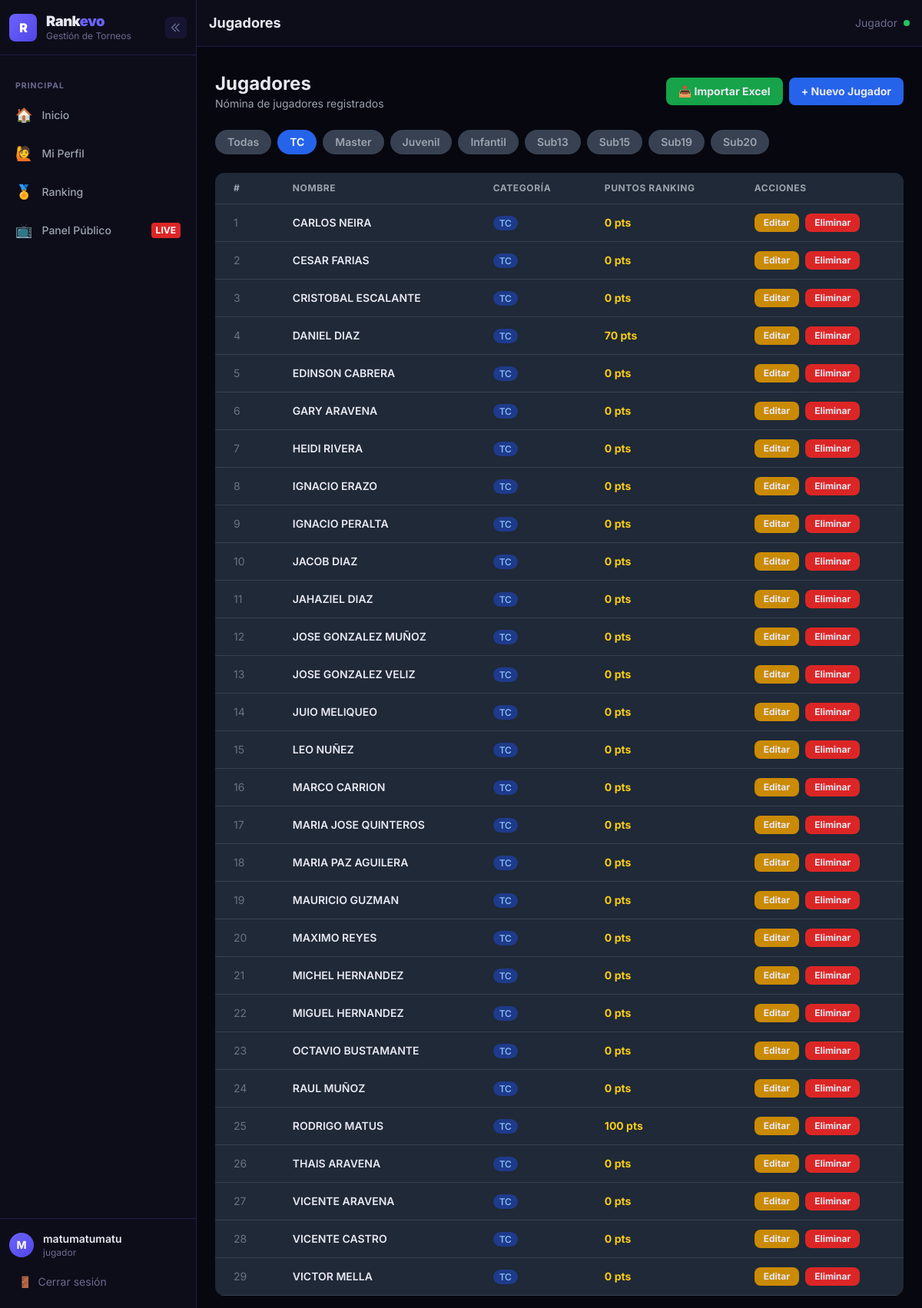
Screenshot of /jugadores?categoria=TC (signed in) with the database file from the repository.
### app/models.py (models this page shows, shortened)
class Usuario(UserMixin, db.Model):
    id = db.Column(db.Integer, primary_key=True)
    username = db.Column(db.String(50), unique=True, nullable=False)
    password = db.Column(db.String(200), nullable=False)
    email = db.Column(db.String(120), unique=True, nullable=True)
    rol = db.Column(db.String(20), default='jugador')
    activo = db.Column(db.Boolean, default=False)
    aprobado = db.Column(db.Boolean, default=False)
    email_verificado = db.Column(db.Boolean, default=False)
    token_verificacion = db.Column(db.String(100), nullable=True)
    jugador_id = db.Column(db.Integer, db.ForeignKey('jugador.id'), nullable=True)
    creado = db.Column(db.DateTime, default=datetime.utcnow)
    jugador = db.relationship('Jugador', backref='usuario', foreign_keys=[jugador_id])

class Jugador(db.Model):
    id = db.Column(db.Integer, primary_key=True)
    nombre = db.Column(db.String(200), nullable=False)
    categoria = db.Column(db.String(20), nullable=False)
    club = db.Column(db.String(100), nullable=True)
    activo = db.Column(db.Boolean, default=True)
    puntos_ranking = db.Column(db.Integer, default=0)
    creado = db.Column(db.DateTime, default=datetime.utcnow)

### app/routes.py (the view)
@main.route('/jugadores')
@login_required
def jugadores():
    categoria = request.args.get('categoria', 'todas')
    if categoria == 'todas':
        todos = Jugador.query.filter_by(activo=True).order_by(Jugador.nombre).all()
        agrupados = {}
        for j in todos:
            if j.nombre not in agrupados:
                agrupados[j.nombre] = {'jugador': j, 'categorias': []}
            agrupados[j.nombre]['categorias'].append(j.categoria)
        lista = list(agrupados.values())
        return render_template('jugadores/lista.html', jugadores=lista, categorias=CATEGORIAS,
                               categoria_actual=categoria, agrupado=True)
    else:
        lista = Jugador.query.filter_by(activo=True, categoria=categoria).order_by(Jugador.nombre).all()
        return render_template('jugadores/lista.html', jugadores=lista, categorias=CATEGORIAS,
                               categoria_actual=categoria, agrupado=False)

### app/models.py (called while the page is built)
@login_manager.user_loader
def load_user(user_id):
    return Usuario.query.get(int(user_id))

### app/templates/jugadores/lista.html (shortened to what this page needs)
{% extends "base.html" %}
{% block page_title %}Jugadores{% endblock %}
{% block content %}
<div class="flex justify-between items-center mb-6">
    <div>
        <h2 class="text-2xl font-bold">Jugadores</h2>
        <p class="text-gray-400 text-sm">Nómina de jugadores registrados</p>
    </div>
    <div class="flex gap-2">
        <a href="{{ url_for('main.importar_jugadores') }}"
            class="bg-green-600 hover:bg-green-700 px-4 py-2 rounded-lg text-sm font-bold transition flex items-center gap-2">
            📥 Importar Excel
        </a>
        <a href="{{ url_for('main.nuevo_jugador') }}"
            class="bg-blue-600 hover:bg-blue-700 px-4 py-2 rounded-lg text-sm font-bold transition flex items-center gap-2">
            + Nuevo Jugador
        </a>
    </div>
</div>
<div class="flex flex-wrap gap-2 mb-6">
    <a href="{{ url_for('main.jugadores', categoria='todas') }}"
        class="px-4 py-1.5 rounded-full text-sm font-semibold transition
        {% if categoria_actual == 'todas' %}bg-blue-600 text-white{% else %}bg-gray-700 text-gray-400 hover:bg-gray-600 hover:text-white{% endif %}">
        Todas
    </a>
    {% for cat in categorias %}
    <a href="{{ url_for('main.jugadores', categoria=cat) }}"
        class="px-4 py-1.5 rounded-full text-sm font-semibold transition
        {% if categoria_actual == cat %}bg-blue-600 text-white{% else %}bg-gray-700 text-gray-400 hover:bg-gray-600 hover:text-white{% endif %}">
        {{ cat }}
    </a>
    {% endfor %}
</div>
<div class="bg-gray-800 rounded-xl overflow-hidden">
    <table class="w-full text-sm">
        <thead>
            <tr class="bg-gray-750 border-b border-gray-700 text-gray-400 text-xs uppercase tracking-wider">
                <th class="px-6 py-3 text-left">#</th>
                <th class="px-6 py-3 text-left">Nombre</th>
                <th class="px-6 py-3 text-left">Categoría</th>
                <th class="px-6 py-3 text-left">Puntos Ranking</th>
                <th class="px-6 py-3 text-left">Acciones</th>
            </tr>
        </thead>
        <tbody>
            {% if agrupado %}
                {% for item in jugadores %}
                <tr class="border-b border-gray-700 hover:bg-gray-700 transition">
                    <td class="px-6 py-3 text-gray-500">{{ loop.index }}</td>
                    <td class="px-6 py-3 font-semibold">{{ item.jugador.nombre }}</td>
                    <td class="px-6 py-3">
                        <div class="flex flex-wrap gap-1">
                            {% for cat in item.categorias %}
                            <span class="text-xs px-2 py-0.5 rounded-full font-medium
                                {% if cat == 'TC' %}bg-blue-900 text-blue-300
                                {% elif cat == 'Master' %}bg-purple-900 text-purple-300
                                {% elif cat == 'Juvenil' %}bg-green-900 text-green-300
                                {% elif cat == 'Infantil' %}bg-yellow-900 text-yellow-300
                                {% elif cat == 'Sub13' %}bg-pink-900 text-pink-300
                                {% elif cat == 'Sub15' %}bg-orange-900 text-orange-300
                                {% elif cat == 'Sub19' %}bg-teal-900 text-teal-300
                                {% elif cat == 'Sub20' %}bg-red-900 text-red-300
                                {% else %}bg-gray-700 text-gray-300{% endif %}">
                                {{ cat }}
                            </span>
                            {% endfor %}
                        </div>
                    </td>
                    <td class="px-6 py-3 text-yellow-400 font-bold">{{ item.jugador.puntos_ranking }} pts</td>
                    <td class="px-6 py-3">
                        <div class="flex gap-2">
                            <a href="{{ url_for('main.editar_jugador', id=item.jugador.id) }}"
                                class="bg-yellow-600 hover:bg-yellow-700 text-xs px-3 py-1 rounded-lg font-bold transition">Editar</a>
                            <a href="{{ url_for('main.eliminar_jugador', id=item.jugador.id) }}"
                                onclick="return confirm('¿Eliminar?')"
                                class="bg-red-600 hover:bg-red-700 text-xs px-3 py-1 rounded-lg font-bold transition">Eliminar</a>
                        </div>
                    </td>
                </tr>
                {% endfor %}
            {% else %}
                {% for jugador in jugadores %}
                <tr class="border-b border-gray-700 hover:bg-gray-700 transition">
                    <td class="px-6 py-3 text-gray-500">{{ loop.index }}</td>
                    <td class="px-6 py-3 font-semibold">{{ jugador.nombre }}</td>
                    <td class="px-6 py-3">
                        <span class="text-xs px-2 py-0.5 rounded-full font-medium
                            {% if jugador.categoria == 'TC' %}bg-blue-900 text-blue-300
                            {% elif jugador.categoria == 'Master' %}bg-purple-900 text-purple-300
                            {% elif jugador.categoria == 'Juvenil' %}bg-green-900 text-green-300
                            {% elif jugador.categoria == 'Infantil' %}bg-yellow-900 text-yellow-300
                            {% elif jugador.categoria == 'Sub13' %}bg-pink-900 text-pink-300
                            {% elif jugador.categoria == 'Sub15' %}bg-orange-900 text-orange-300
                            {% elif jugador.categoria == 'Sub19' %}bg-teal-900 text-teal-300
                            {% elif jugador.categoria == 'Sub20' %}bg-red-900 text-red-300
                            {% else %}bg-gray-700 text-gray-300{% endif %}">
                            {{ jugador.categoria }}
                        </span>
                    </td>
                    <td class="px-6 py-3 text-yellow-400 font-bold">{{ jugador.puntos_ranking }} pts</td>
                    <td class="px-6 py-3">
                        <div class="flex gap-2">
                            <a href="{{ url_for('main.editar_jugador', id=jugador.id) }}"
                                class="bg-yellow-600 hover:bg-yellow-700 text-xs px-3 py-1 rounded-lg font-bold transition">Editar</a>
                            <a href="{{ url_for('main.eliminar_jugador', id=jugador.id) }}"
                                onclick="return confirm('¿Eliminar?')"
                                class="bg-red-600 hover:bg-red-700 text-xs px-3 py-1 rounded-lg font-bold transition">Eliminar</a>
                        </div>
                    </td>
                </tr>
                {% endfor %}
            {% endif %}
        </tbody>
    </table>
</div>
{% endblock %}

### app/templates/base.html (shortened to what this page needs)
<!DOCTYPE html>
<html lang="es">
<head>
    <script src="https://cdn.tailwindcss.com"></script>
</head>
<body class="min-h-screen flex">
<aside id="sidebar" class="min-h-screen flex flex-col fixed left-0 top-0 z-50 overflow-hidden">
<div class="px-3 py-4" style="border-bottom:1px solid var(--border);">
    <div class="logo-wrapper flex items-center gap-3">
        <div class="logo-icon w-9 h-9 rounded-lg flex items-center justify-center flex-shrink-0 font-black text-base"
            style="background:linear-gradient(135deg,#6C63FF,#4F46E5);color:#fff;letter-spacing:-1px;">R</div>
        <div class="logo-text flex-1 min-w-0">
            <p class="font-black leading-tight" style="color:var(--text);font-size:1.15rem;letter-spacing:-0.5px;">
                Rank<span style="color:var(--primary);">evo</span>
            </p>
            <p class="text-xs" style="color:var(--muted);">Gestión de Torneos</p>
        </div>
        <button id="toggle-btn" onclick="toggleSidebar()"
            class="hidden md:flex w-7 h-7 rounded-md items-center justify-center flex-shrink-0 transition"
            style="background:rgba(108,99,255,0.1);color:var(--muted);">
            <svg id="toggle-icon" xmlns="http://www.w3.org/2000/svg" class="w-4 h-4" fill="none" viewBox="0 0 24 24" stroke="currentColor">
                <path stroke-linecap="round" stroke-linejoin="round" stroke-width="2" d="M11 19l-7-7 7-7M18 19l-7-7 7-7"/>
            </svg>
        </button>
    </div>
</div>
    <nav class="flex-1 px-2 py-4 overflow-y-auto overflow-x-hidden space-y-0.5">
        <p class="sidebar-section-label section-label">Principal</p>
        <a href="{{ url_for('main.dashboard') }}" data-tooltip="Inicio"
            class="nav-link flex items-center gap-3 px-3 py-2.5 rounded-lg text-sm font-medium
            {% if request.endpoint == 'main.dashboard' %}nav-active{% else %}text-gray-400{% endif %}">
            <span class="text-lg flex-shrink-0">🏠</span>
            <span class="sidebar-label">Inicio</span>
        </a>
        {% if current_user.is_authenticated and current_user.jugador_id %}
        <a href="{{ url_for('main.mi_perfil') }}" data-tooltip="Mi Perfil"
            class="nav-link flex items-center gap-3 px-3 py-2.5 rounded-lg text-sm font-medium
            {% if request.endpoint == 'main.mi_perfil' %}nav-active{% else %}text-gray-400{% endif %}">
            <span class="text-lg flex-shrink-0">🙋</span>
            <span class="sidebar-label">Mi Perfil</span>
        </a>
        {% endif %}
        <a href="{{ url_for('main.ranking') }}" target="_blank" data-tooltip="Ranking"
            class="nav-link flex items-center gap-3 px-3 py-2.5 rounded-lg text-sm font-medium
            {% if request.endpoint == 'main.ranking' %}nav-active{% else %}text-gray-400{% endif %}">
            <span class="text-lg flex-shrink-0">🏅</span>
            <span class="sidebar-label">Ranking</span>
        </a>
        <a href="{{ url_for('main.panel_publico') }}" target="_blank" data-tooltip="Panel Público"
            class="nav-link flex items-center gap-3 px-3 py-2.5 rounded-lg text-sm font-medium text-gray-400">
            <span class="text-lg flex-shrink-0">📺</span>
            <span class="sidebar-label">Panel Público</span>
            <span class="live-badge ml-auto text-xs bg-red-600 text-white px-1.5 py-0.5 rounded font-bold animate-pulse">LIVE</span>
        </a>
    </nav>
    <div class="px-3 py-4" style="border-top:1px solid var(--border);">
        {% if current_user.is_authenticated %}
        <div class="user-wrapper flex items-center gap-3 mb-3">
            <div class="user-avatar w-8 h-8 rounded-full flex items-center justify-center text-sm font-bold flex-shrink-0"
                style="background:linear-gradient(135deg,#6C63FF,#4F46E5);color:#fff;">
                {{ current_user.username[0].upper() }}
            </div>
            <div class="user-info flex-1 min-w-0">
                <p class="text-sm font-semibold truncate" style="color:var(--text);">{{ current_user.username }}</p>
                <p class="text-xs" style="color:var(--muted);">{{ current_user.rol }}</p>
            </div>
        </div>
        <a href="{{ url_for('auth.logout') }}"
            class="logout-btn w-full flex items-center gap-2 px-3 py-2 rounded-lg text-sm transition"
            style="color:var(--muted);"
            onmouseover="this.style.background='rgba(108,99,255,0.1)';this.style.color='#fff';"
            onmouseout="this.style.background='';this.style.color='var(--muted)';">
            <span>🚪</span>
            <span class="logout-label">Cerrar sesión</span>
        </a>
        {% endif %}
    </div>
</aside>
<main id="main-content" class="flex-1 flex flex-col min-h-screen">
    <div class="topbar px-4 py-4 flex items-center justify-between sticky top-0 z-30">
        <div class="flex items-center gap-3">
            <h1 class="text-lg font-bold" style="color:var(--text);">{% block page_title %}{% endblock %}</h1>
        </div>
        <div class="flex items-center gap-2 text-sm" style="color:var(--muted);">
            {% if current_user.is_authenticated %}
            <span class="hidden sm:inline">{{ current_user.rol | capitalize }}</span>
            <span class="w-2 h-2 bg-green-500 rounded-full"></span>
            {% endif %}
        </div>
    </div>
    <div class="px-4 md:px-6 pt-4">
    </div>
    <div class="flex-1 px-4 md:px-6 py-4">
        {% block content %}{% endblock %}
    </div>
</main>
</body>
</html>

### app/templates/base.html (style rules this page uses)
*, *::before, *::after { box-sizing: border-box; }
:root { --primary: #6C63FF; --accent: #00D4AA; --dark: #07070F; --card: rgba(19,19,31,0.9); --text: #E8E8F2; --muted: #6B6B90; --border: rgba(108,99,255,0.2); }
body { background: var(--dark); color: var(--text); font-family: 'Inter', sans-serif; }
.nav-link { transition: all .2s; }
#sidebar { transition: width .25s ease, transform .25s ease; width: 256px; background: #0d0d1a; border-right: 1px solid var(--border); }
#main-content { transition: margin-left .25s ease; margin-left: 256px; }
#toggle-btn { transition: transform .25s ease; }
.section-label { font-size: 0.65rem; font-weight: 700; letter-spacing: 0.1em; text-transform: uppercase; color: var(--muted); padding: 0 12px; margin-top: 16px; margin-bottom: 6px; }
.topbar { background: #0d0d1a; border-bottom: 1px solid var(--border); }

### rows the page displays
Usuario: username "M", username "matumatumatu", rol "jugador", rol "Jugador"
Jugador: nombre "CARLOS NEIRA", categoria "TC", puntos_ranking "0"
Jugador: nombre "CESAR FARIAS", categoria "TC", puntos_ranking "0"
Jugador: nombre "CRISTOBAL ESCALANTE", categoria "TC", puntos_ranking "0"
Jugador: nombre "DANIEL DIAZ", categoria "TC", puntos_ranking "70"
Jugador: nombre "EDINSON CABRERA", categoria "TC", puntos_ranking "0"
Jugador: nombre "GARY ARAVENA", categoria "TC", puntos_ranking "0"
Jugador: nombre "HEIDI RIVERA", categoria "TC", puntos_ranking "0"
Jugador: nombre "IGNACIO ERAZO", categoria "TC", puntos_ranking "0"
Jugador: nombre "IGNACIO PERALTA", categoria "TC", puntos_ranking "0"
Jugador: nombre "JACOB DIAZ", categoria "TC", puntos_ranking "0"
Jugador: nombre "JAHAZIEL DIAZ", categoria "TC", puntos_ranking "0"
Jugador: nombre "JOSE GONZALEZ MUÑOZ", categoria "TC", puntos_ranking "0"
Jugador: nombre "JOSE GONZALEZ VELIZ", categoria "TC", puntos_ranking "0"
Jugador: nombre "JUIO MELIQUEO", categoria "TC", puntos_ranking "0"
Jugador: nombre "LEO NUÑEZ", categoria "TC", puntos_ranking "0"
Jugador: nombre "MARCO CARRION", categoria "TC", puntos_ranking "0"
Jugador: nombre "MARIA JOSE QUINTEROS", categoria "TC", puntos_ranking "0"
Jugador: nombre "MARIA PAZ AGUILERA", categoria "TC", puntos_ranking "0"
Jugador: nombre "MAURICIO GUZMAN", categoria "TC", puntos_ranking "0"
Jugador: nombre "MAXIMO REYES", categoria "TC", puntos_ranking "0"
Jugador: nombre "MICHEL HERNANDEZ", categoria "TC", puntos_ranking "0"
Jugador: nombre "MIGUEL HERNANDEZ", categoria "TC", puntos_ranking "0"
Jugador: nombre "OCTAVIO BUSTAMANTE", categoria "TC", puntos_ranking "0"
Jugador: nombre "RAUL MUÑOZ", categoria "TC", puntos_ranking "0"
Jugador: nombre "RODRIGO MATUS", categoria "TC", puntos_ranking "100"
Jugador: nombre "THAIS ARAVENA", categoria "TC", puntos_ranking "0"
Jugador: nombre "VICENTE ARAVENA", categoria "TC", puntos_ranking "0"
Jugador: nombre "VICENTE CASTRO", categoria "TC", puntos_ranking "0"
Jugador: nombre "VICTOR MELLA", categoria "TC", puntos_ranking "0"

### other values shown
{{ cat }} "TC" "Master" "Juvenil" "Infantil" "Sub13" "Sub15" "Sub19" "Sub20"
